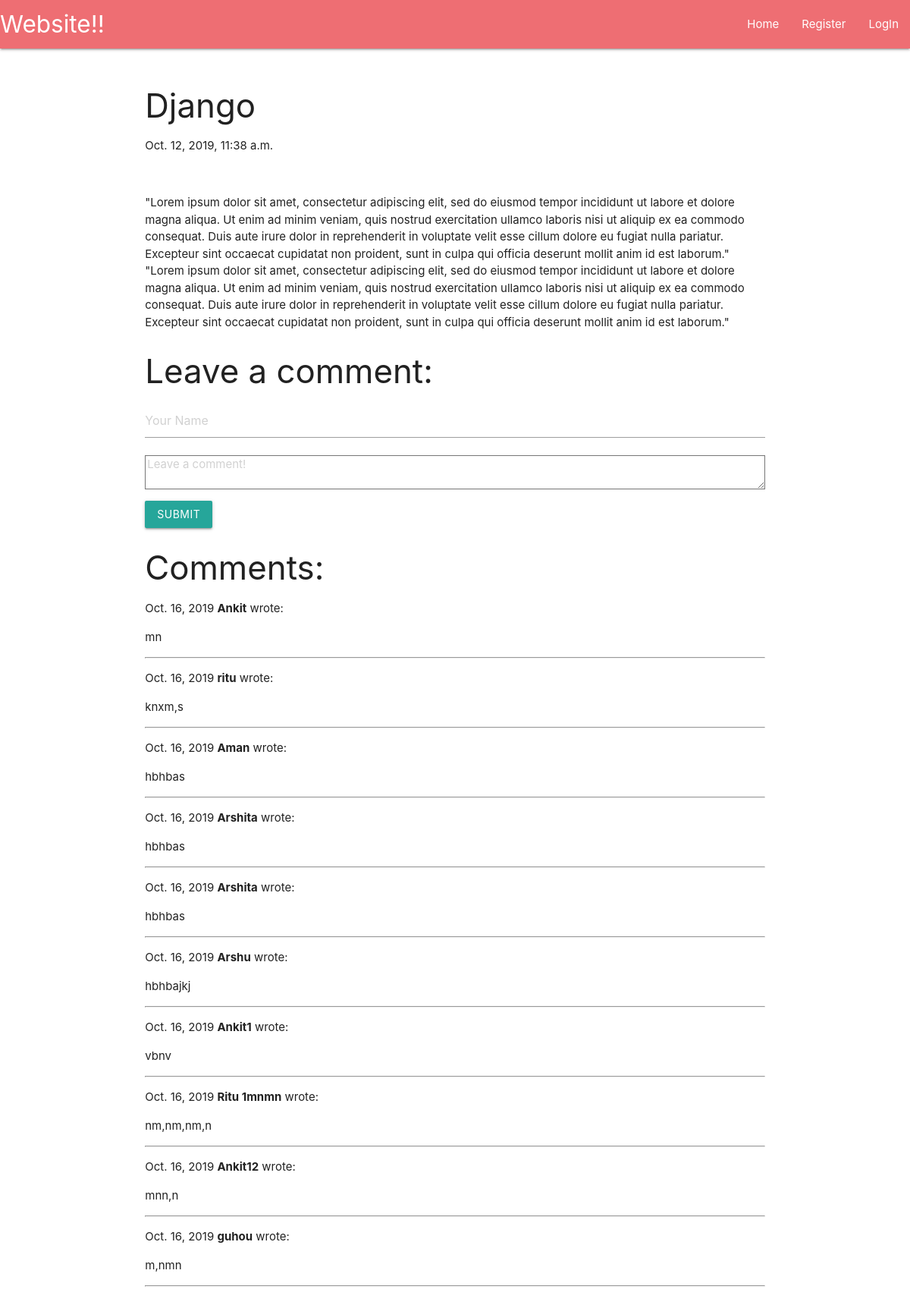
/1/, run on the app's committed database.
### main/models.py (models this page shows, shortened)
class Website(models.Model):
    title = models.CharField(max_length= 200)
    text = models.TextField()
    created_date = models.DateTimeField(default = timezone.now)
    slug = models.SlugField(max_length= 200, default=1)

class Comment(models.Model):
    author = models.CharField(max_length = 60)
    body = models.TextField()
    created_on = models.DateTimeField(default = timezone.now)
    post = models.ForeignKey('Website', on_delete = models.CASCADE)

### main/views.py (the view)
# urls.py: path("<int:pk>/", views.details, name="details"),
def details(request, pk):
    web = Website.objects.get(pk=pk)
    comments = Comment.objects.filter(post=web)
    form = CommentForm()
    if request.method == 'POST':
        form = CommentForm(request.POST)
        if form.is_valid():
            comment = Comment(author = form.cleaned_data["author"],
                              body = form.cleaned_data["body"],
                              post=web, )
            comment.save()
            return redirect('main:details',pk=web.pk)
    else:
            form = CommentForm()
    return render(request,
                  "main/details.html",
                  context = {'web':web,
                             'comments':comments,
                             'form':form})

### main/forms.py
class CommentForm(forms.Form):
    author = forms.CharField(max_length = 60,
                            widget = forms.TextInput(attrs = { "class": "form-control", "placeholder" : "Your Name"}))
    body = forms.CharField(widget = forms.Textarea(attrs = {
                                                            "class": "form-control",
                                                            "placeholder": "Leave a comment!"}))

### main/templates/main/details.html (shortened to what this page needs)
{% extends "main/header.html" %}
{% block content %}
<div class="row">
    <div class="col s12 m8, 18">
        <h3>{{web.title}}</h3>
        <p>{{web.created_date}}</p>
        <br>
        <p>{{web.text}}</p>
        <h3>Leave a comment:</h3>
        <form action="{% url 'main:details' web.pk%}" method="POST">
            <p class="form-group">{{ form.author }}</p>
            <p class="form-group">{{ form.body }}</p>
            <button type="submit" class="btn btn-primary">Submit</button>
        </form>
        <h3>Comments:</h3>
        {% for comment in comments %}
            <p>{{ comment.created_on.date}}
            <b>{{ comment.author }}</b> wrote:</p>
            <p>{{ comment.body }}</p>
            <hr>
        {% endfor %}
    </div>
</div>
{% endblock %}

### main/templates/main/header.html (shortened to what this page needs)
<html>
    <head>
        {% load static %}
        <link rel="stylesheet" href="https://cdnjs.cloudflare.com/ajax/libs/materialize/1.0.0/css/materialize.min.css">
    </head>
    <body>
    {% include "main/includes/navbar.html" %}
      <div class= "container">
        <br>
        {% block content %}
        {% endblock %}
      </div>
    </body>
</html>

### main/templates/main/includes/navbar.html
<nav>
    <div class="nav-wrapper">
        <a href="/" class="brand-logo">Website!!</a>
        <ul id="nav-mobile" class="right hide-on-med-and-down">
            <li><a href="/">Home</a></li>
            {% if user.is_authenticated %}
                <li><a href="/account">{{user.username}}</a></li>
                <li><a href="/logout">LogOut</a></li>
            {% else %}
                <li><a href="/register">Register</a></li>
                <li><a href="/login">LogIn</a></li>
            {% endif %}
        </ul>
    </div>
</nav>

### data on the page
Website: title "Django", created_date "Oct. 12, 2019, 11:38 a.m.", text "\"Lorem ipsum dolor sit amet, consectetur adipiscing elit, sed do eiusmod tempor incididunt ut labore et dolore magna aliqua. Ut enim ad minim veniam, quis nostrud exercitation ullamco laboris nisi ut aliquip ex ea commodo consequat. Duis aute irure dolor in reprehenderit in voluptate velit esse cillum dolore eu fugiat nulla pariatur. Excepteur sint occaecat cupidatat non proident, sunt in culpa qui officia deserunt mollit anim id est laborum.\" \"Lorem ipsum dolor sit amet, consectetur adipiscing elit, sed do eiusmod tempor incididunt ut labore et dolore magna aliqua. Ut enim ad minim veniam, quis nostrud exercitation ullamco laboris nisi ut aliquip ex ea commodo consequat. Duis aute irure…"
Comment: created_on "Oct. 16, 2019", author "Ankit", body "mn"
Comment: created_on "Oct. 16, 2019", author "ritu", body "knxm,s"
Comment: created_on "Oct. 16, 2019", author "Aman", body "hbhbas"
Comment: created_on "Oct. 16, 2019", author "Arshita", body "hbhbas"
Comment: created_on "Oct. 16, 2019", author "Arshita", body "hbhbas"
Comment: created_on "Oct. 16, 2019", author "Arshu", body "hbhbajkj"
Comment: created_on "Oct. 16, 2019", author "Ankit1", body "vbnv"
Comment: created_on "Oct. 16, 2019", author "Ritu 1mnmn", body "nm,nm,nm,n"
Comment: created_on "Oct. 16, 2019", author "Ankit12", body "mnn,n"
Comment: created_on "Oct. 16, 2019", author "guhou", body "m,nmn"
